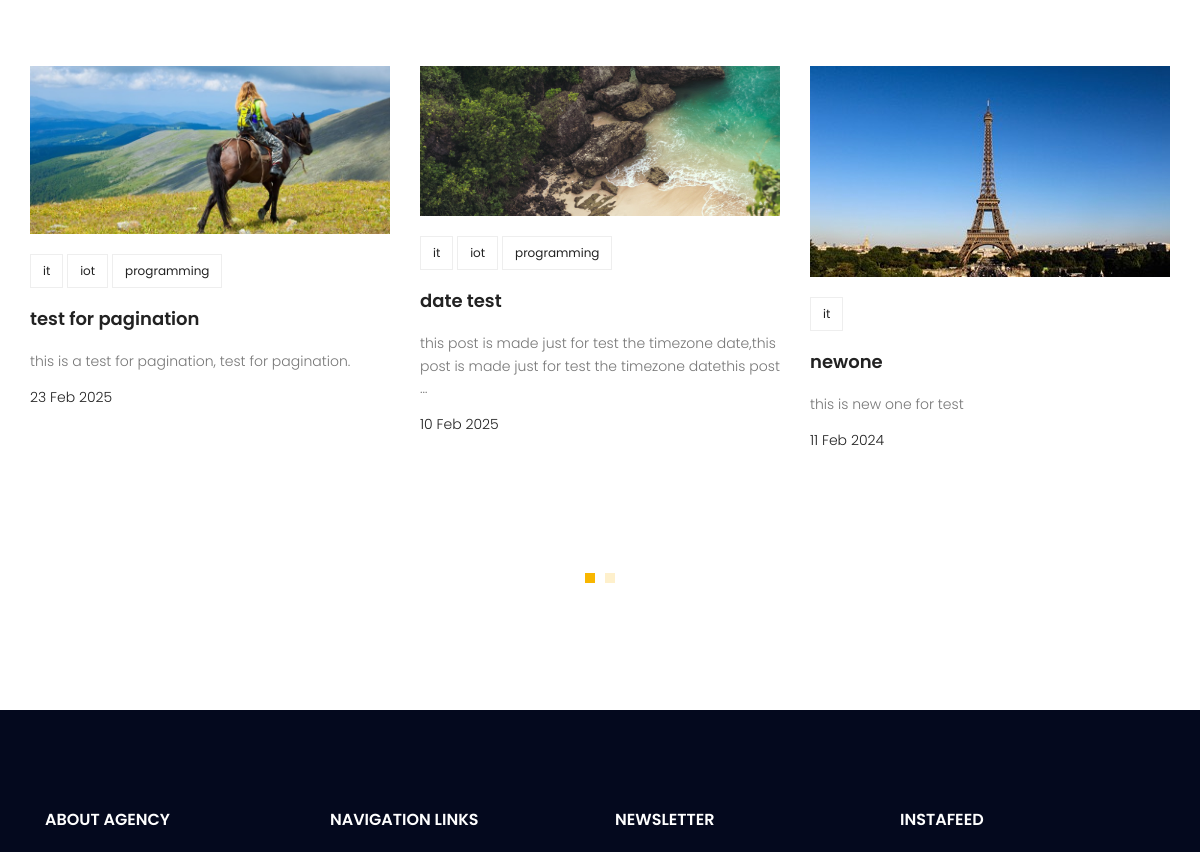
The app's page / (middle part), older data.
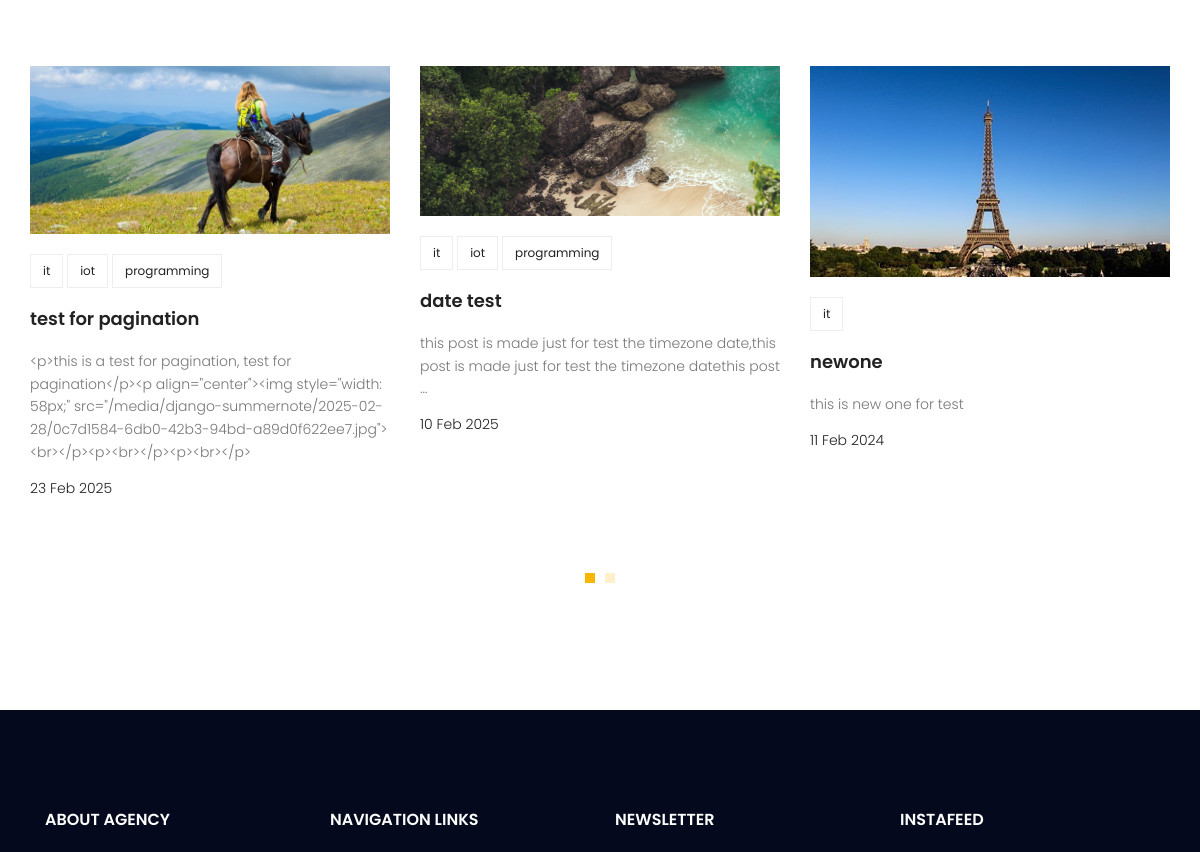
The same page, newer data.
### blog/models.py (models this page shows, shortened)
class Post(models.Model):
    image=models.ImageField(upload_to='blog/',default='blog/default.jpg')
    author=models.ForeignKey(User,on_delete=models.SET_NULL,null=True)
    title=models.CharField(max_length=255)
    content=models.TextField()
    tags=TaggableManager()
    category=models.ManyToManyField(Category)
    counted_view=models.IntegerField(default=0)
    status=models.BooleanField(default=False)
    published_date=models.DateTimeField(null=True)
    created_date=models.DateTimeField(auto_now_add=True)
    updated_date=models.DateTimeField(auto_now=True)
    class Meta:
        ordering=['-created_date']

### website/views.py (the view)
# urls.py: path('', index_view, name='index'),
def index_view(request):
    return render(request,'website/index.html')

### blog/templatetags/blog-tags.py (called while the page is built)
@register.inclusion_tag('website/latestposts.html')
def latestpostshome(args=6):
    posts=Post.objects.filter(published_date__lte=timezone.now(),status=1).order_by('-created_date')
    return {'posts':posts}

### templates/website/index.html (shortened to what this page needs)
{% extends 'base.html' %}
{% load static %}
{%load blog-tags%}
{% block content %}
 {% latestpostshome %}
{% endblock %}

### templates/website/latestposts.html (shortened to what this page needs)
{% load static %}
<section class="recent-blog-area section-gap">
    <div class="container">
      <div class="row d-flex justify-content-center">
        <div class="menu-content pb-60 col-lg-9">
        </div>
      </div>
      <div class="row">
        <div class="active-recent-blog-carusel">
            {%for post in posts%}
          <div class="single-recent-blog-post item">
            <div class="thumb">
              <img class="img-fluid" src="{{post.image.url}}" alt="" />
            </div>
            <div class="details">
              <div class="tags">
                {%for cat in post.category.all%}
                <li> <a href='{% url 'blog:category' cat_name=cat.name %}'> {{cat.name}}</a> </li>
                {%endfor%}
              </div>
              <a href="{% url 'blog:single' pid=post.id %}"><h4 class="title">{{post.title}}</h4></a>
              <p>{{post.content|truncatewords:20}}</p>
              <h6 class="date">{{post.published_date|date:'d M Y'}}</h6>
            </div>
          </div>
          {%endfor%}
        </div>
      </div>
    </div>
  </section>

Row changes from the older to the newer data that the page shows:
changed Post "test for pagination": content "this is a test for pagination, test for pagination." → "<p>this is a test for pagination, test for pagination</p><p align=\"center\"><img style=\"width: 58px;\" src=\"/media/django-summernote/2025-02-28/0c7d1584-6db0-42b3-94bd-a89d0f622ee7.jpg\"><br></p><p><br></p><p><br></p>"
